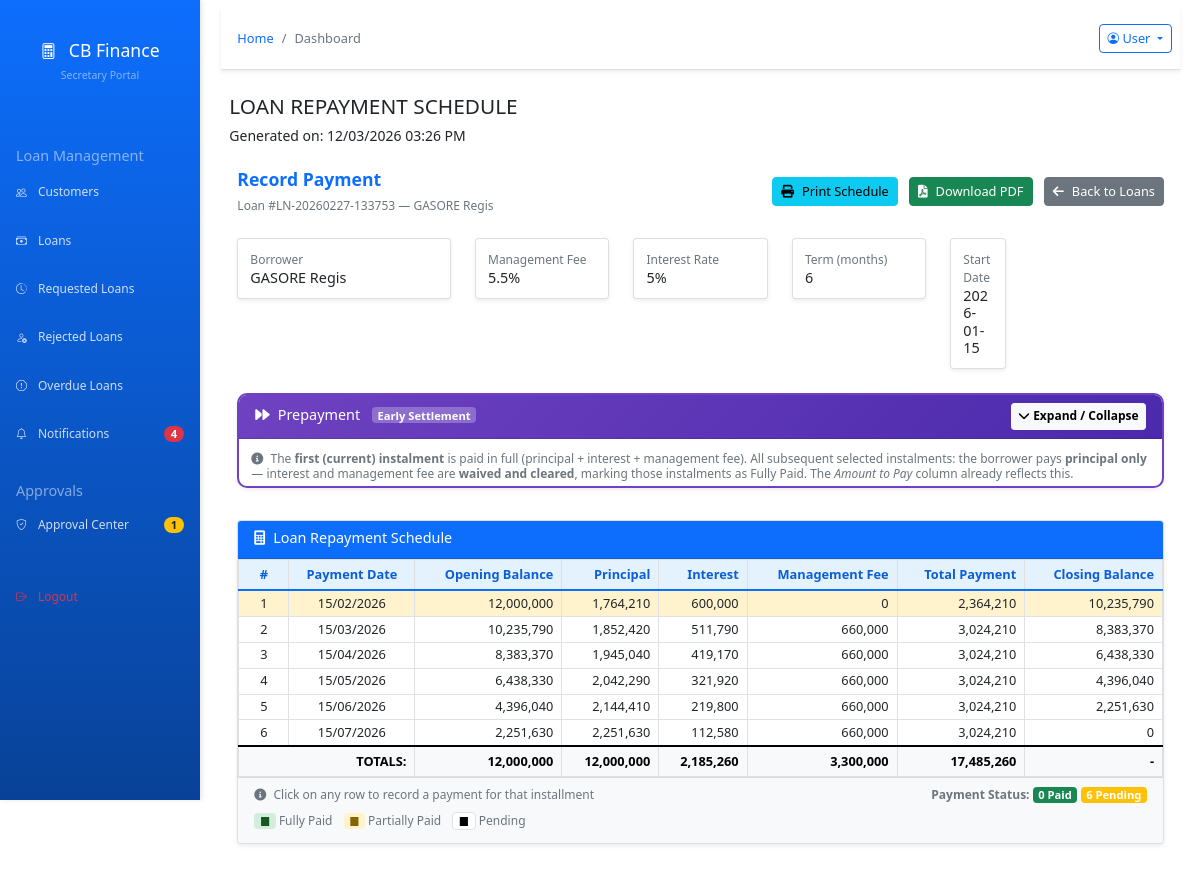
Page /app.cbfinance.rw/index.php?page=recordpayment&loan_id=221 on the earlier database version.
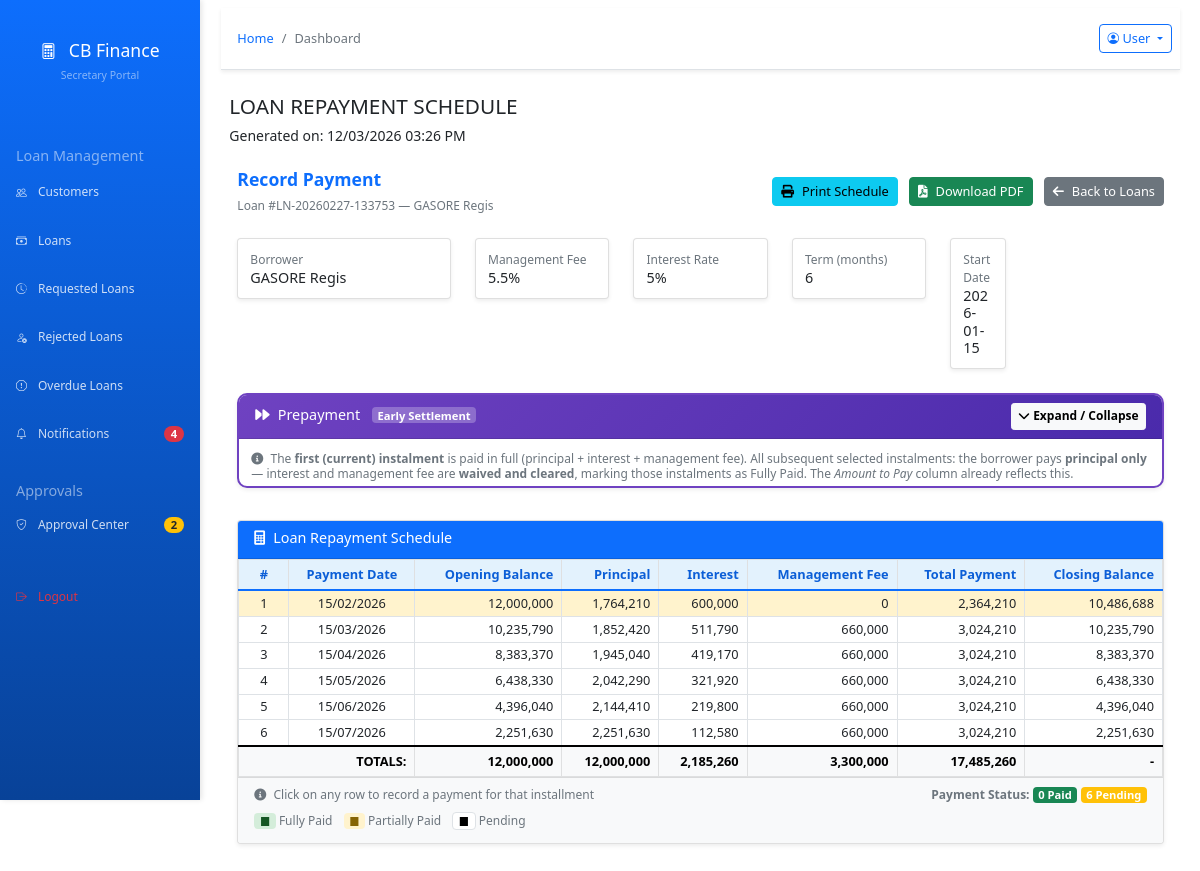
Same page on the later database version.
### tables this page shows
CREATE TABLE `loan_instalments` (
  `instalment_id` int(11) NOT NULL,
  `loan_id` int(11) NOT NULL,
  `loan_number` varchar(50) NOT NULL,
  `instalment_number` int(11) NOT NULL,
  `due_date` date NOT NULL,
  `payment_date` date DEFAULT NULL,
  `opening_balance` decimal(15,2) NOT NULL DEFAULT '0.00' COMMENT 'Principal balance at start of period',
  `closing_balance` decimal(15,2) NOT NULL DEFAULT '0.00' COMMENT 'Principal balance at end of period',
  `principal_amount` decimal(15,2) NOT NULL DEFAULT '0.00' COMMENT 'Principal portion of payment',
  `interest_amount` decimal(15,2) NOT NULL DEFAULT '0.00' COMMENT 'Interest portion of payment',
  `management_fee` decimal(15,2) NOT NULL DEFAULT '0.00' COMMENT 'Management fee for this instalment',
  `total_payment` decimal(15,2) NOT NULL DEFAULT '0.00' COMMENT 'Total payment required (principal + interest + mgmt fee)',
  `paid_amount` decimal(15,2) NOT NULL DEFAULT '0.00' COMMENT 'Amount actually paid',
  `principal_paid` decimal(15,2) NOT NULL DEFAULT '0.00',
  `interest_paid` decimal(15,2) NOT NULL DEFAULT '0.00',
  `management_fee_paid` decimal(15,2) NOT NULL DEFAULT '0.00',
  `balance_remaining` decimal(15,2) NOT NULL DEFAULT '0.00' COMMENT 'Unpaid portion of this instalment',
  `days_overdue` int(11) NOT NULL DEFAULT '0',
  `penalty_amount` decimal(15,2) NOT NULL DEFAULT '0.00',
  `penalty_paid` decimal(15,2) NOT NULL DEFAULT '0.00',
  `status` enum('Pending','Partially Paid','Fully Paid','Overdue') NOT NULL DEFAULT 'Pending',
  `created_by` int(11) NOT NULL,
  `created_at` timestamp NOT NULL DEFAULT CURRENT_TIMESTAMP,
  `updated_at` timestamp NOT NULL DEFAULT CURRENT_TIMESTAMP ON UPDATE CURRENT_TIMESTAMP,
  `overdue_ledger_recorded` tinyint(1) DEFAULT '0',
  `ninety_day_recorded` tinyint(1) DEFAULT '0',
  `monitoring_fee_net` decimal(15,2) DEFAULT '0.00',
  `monitoring_fee_vat` decimal(15,2) DEFAULT '0.00',
  `monitoring_fee_total` decimal(15,2) DEFAULT '0.00',
  `provision_calculated` tinyint(1) DEFAULT '0',
  `provision_amount` decimal(15,2) DEFAULT '0.00',
  `provision_date` date DEFAULT NULL,
  `suspension_recorded` tinyint(1) DEFAULT '0'
);

### app.cbfinance.rw/includes/approval_helper.php (called while the page is built, shortened)
<?php
function countPendingApprovals($conn) {
    $result = $conn->query("SELECT COUNT(*) as cnt FROM pending_approvals WHERE status = 'pending'");
    return (int)($result->fetch_assoc()['cnt'] ?? 0);
}

### app.cbfinance.rw/modules/recordpayment.php (the view, shortened to what the changed rows need)
<?php
$loan_info = [];
$existing_instalments = [];
$loan_id = intval($_GET['loan_id']);
try {
    $conn = getConnection();
    $loan_query = "SELECT lp.*, c.customer_name, c.customer_code
                FROM loan_portfolio lp
                LEFT JOIN customers c ON lp.customer_id = c.customer_id
                WHERE lp.loan_id = ?";
    $loan_stmt = $conn->prepare($loan_query);
    $loan_stmt->bind_param("i", $loan_id);
    $loan_stmt->execute();
    $loan_result = $loan_stmt->get_result();
    $loan_info = $loan_result->fetch_assoc();
    $all_instalments_query = "SELECT
        instalment_id,
        instalment_number,
        due_date,
        opening_balance,
        closing_balance,
        principal_amount,
        interest_amount,
        management_fee,
        total_payment,
        paid_amount,
        principal_paid,
        interest_paid,
        management_fee_paid,
        balance_remaining,
        status,
        days_overdue,
        penalty_amount,
        penalty_paid,
        payment_date
        FROM loan_instalments
        WHERE loan_id = ?
        ORDER BY instalment_number ASC";
    $all_instalments_stmt = $conn->prepare($all_instalments_query);
    $all_instalments_stmt->bind_param("i", $loan_id);
    $all_instalments_stmt->execute();
    $all_instalments_result = $all_instalments_stmt->get_result();
    $existing_instalments = $all_instalments_result->fetch_all(MYSQLI_ASSOC);
}
catch (Exception $e) {
    $error_message = "Error: " . $e->getMessage();
    error_log("record_payment.php critical error: " . $e->getMessage());
}
?>
<!DOCTYPE html>
<html lang="en">
<head>
    <link href="https://cdn.jsdelivr.net/npm/bootstrap@5.1.3/dist/css/bootstrap.min.css" rel="stylesheet">
    <link rel="stylesheet" href="https://cdnjs.cloudflare.com/ajax/libs/font-awesome/6.0.0/css/all.min.css">
</head>
<body>
<div class="print-title">
    <h2>LOAN REPAYMENT SCHEDULE</h2>
</div>
<div class="container-fluid py-4">
    <div class="row mb-4 no-print">
        <div class="col-12">
            <div class="d-flex justify-content-between align-items-center">
                <div>
                    <h2 class="h4 fw-bold text-primary">Record Payment</h2>
                </div>
            </div>
        </div>
    </div>
    <?php if (!empty($existing_instalments)): ?>
    <div class="row" id="payment-schedule">
        <div class="col-12">
            <div class="card">
                <div class="card-body p-0">
                    <div class="table-responsive">
                        <table class="table table-bordered table-hover mb-0">
                            <thead class="table-light">
                                <tr>
                                    <th class="text-center" style="width:50px;">#</th>
                                    <th class="text-center">Payment Date</th>
                                    <th class="text-end">Opening Balance</th>
                                    <th class="text-end">Principal</th>
                                    <th class="text-end">Interest</th>
                                    <th class="text-end">Management Fee</th>
                                    <th class="text-end">Total Payment</th>
                                    <th class="text-end">Closing Balance</th>
                                </tr>
                            </thead>
                            <tbody>
                                <?php foreach ($existing_instalments as $inst):
        $inst_id = $inst['instalment_id'];
        $inst_num = $inst['instalment_number'];
        $due_date = $inst['due_date'];
        $opening_balance = floatval($inst['opening_balance']);
        $principal = floatval($inst['principal_amount']);
        $interest = floatval($inst['interest_amount']);
        $mgmt_fee = floatval($inst['management_fee']);
        $total_payment = floatval($inst['total_payment']);
        $closing_balance = floatval($inst['closing_balance']);
        $paid_amount = floatval($inst['paid_amount']);
        $balance = floatval($inst['balance_remaining']);
        $status = $inst['status'];
        $days_overdue = intval($inst['days_overdue']);
        $penalty_paid_amt = floatval($inst['penalty_paid']);
        $penalties = $days_overdue > 0 ? (($balance * 0.05) / 30) * $days_overdue : 0;
        $final_payment = $balance + $penalties;
        if ($status === 'Fully Paid')
            $row_class = 'status-fully-paid';
        elseif ($status === 'Partially Paid')
            $row_class = 'status-partially-paid';
        else
            $row_class = 'status-pending';
?>
                                <tr class="clickable-row <?php echo $row_class; ?>"
                                    onclick="openCheckoutModal(this)"
                                    data-instalment-id="<?php echo $inst_id; ?>"
                                    data-instalment-number="<?php echo $inst_num; ?>"
                                    data-due-date="<?php echo $due_date; ?>"
                                    data-opening-balance="<?php echo $opening_balance; ?>"
                                    data-principal="<?php echo $principal; ?>"
                                    data-interest="<?php echo $interest; ?>"
                                    data-management-fee="<?php echo $mgmt_fee; ?>"
                                    data-total-payment="<?php echo $total_payment; ?>"
                                    data-closing-balance="<?php echo $closing_balance; ?>"
                                    data-balance="<?php echo $balance; ?>"
                                    data-paid-amount="<?php echo $paid_amount; ?>"
                                    data-days-overdue="<?php echo $days_overdue; ?>"
                                    data-penalties="<?php echo $penalties; ?>"
                                    data-final-payment="<?php echo $final_payment; ?>"
                                    data-penalty-paid="<?php echo $penalty_paid_amt; ?>"
                                    data-status="<?php echo $status; ?>">
                                    <td class="text-center"><?php echo $inst_num; ?></td>
                                    <td class="text-center"><?php echo date('d/m/Y', strtotime($due_date)); ?></td>
                                    <td class="text-end"><?php echo number_format($opening_balance, 0); ?></td>
                                    <td class="text-end"><?php echo number_format($principal, 0); ?></td>
                                    <td class="text-end"><?php echo number_format($interest, 0); ?></td>
                                    <td class="text-end"><?php echo number_format($mgmt_fee, 0); ?></td>
                                    <td class="text-end"><?php echo number_format($total_payment, 0); ?></td>
                                    <td class="text-end"><?php echo number_format($closing_balance, 0); ?></td>
                                </tr>
                                <?php
    endforeach; ?>
                            </tbody>
                            <tfoot class="table-light">
                                <tr>
                                    <th colspan="2" class="text-end">TOTALS:</th>
                                    <th class="text-end"><?php echo number_format($loan_info['total_disbursed'] ?? $loan_info['loan_amount'] ?? 0, 0); ?></th>
                                    <th class="text-end"><?php echo number_format(array_sum(array_column($existing_instalments, 'principal_amount')), 0); ?></th>
                                    <th class="text-end"><?php echo number_format(array_sum(array_column($existing_instalments, 'interest_amount')), 0); ?></th>
                                    <th class="text-end"><?php echo number_format(array_sum(array_column($existing_instalments, 'management_fee')), 0); ?></th>
                                    <th class="text-end"><?php echo number_format(array_sum(array_column($existing_instalments, 'total_payment')), 0); ?></th>
                                    <th class="text-end">-</th>
                                </tr>
                            </tfoot>
                        </table>
                    </div>
                </div>
            </div>
        </div>
    </div>
    <?php
endif; ?>
</div>
</body>
</html>

### app.cbfinance.rw/includes/sidebar.php (shortened to what the changed rows need)
<?php
$current_page = isset($_GET['page']) ? $_GET['page'] : 'dashboard';
$user_role = $_SESSION['role'] ?? 'Secretary';
require_once __DIR__ . '/approval_helper.php';
?>
<nav id="sidebar" class="col-md-3 col-lg-2 d-md-block bg-primary sidebar">
    <div class="position-sticky pt-3">
        <ul class="nav flex-column">
            <?php if (strtolower($user_role) !== 'developer'):
                $approval_conn = getConnection();
                $pending_approvals_count = $approval_conn ? countPendingApprovals($approval_conn) : 0;
                ?>
                <li class="nav-item">
                    <a class="nav-link d-flex align-items-center justify-content-between <?php echo $current_page == 'approvals' ? 'active' : ''; ?>" href="?page=approvals">
                        <span><i class="bi bi-shield-check me-2"></i> Approval Center</span>
                        <?php if ($pending_approvals_count > 0): ?>
                            <span class="badge rounded-pill bg-warning text-dark" style="font-size:.68rem;min-width:20px;padding:3px 7px;">
                                <?php echo $pending_approvals_count; ?>
                            </span>
                        <?php endif; ?>
                    </a>
                </li>
            <?php endif; ?>
        </ul>
    </div>
</nav>

Differences in the rows shown:
changed loan_instalments (number 1 of 6 on the later page): closing_balance "10,235,790" → "10,486,688"
changed loan_instalments (number 2 of 6 on the later page): closing_balance "8,383,370" → "10,235,790"
changed loan_instalments (number 3 of 6 on the later page): closing_balance "6,438,330" → "8,383,370"
changed loan_instalments (number 4 of 6 on the later page): closing_balance "4,396,040" → "6,438,330"
changed loan_instalments (number 5 of 6 on the later page): closing_balance "2,251,630" → "4,396,040"
changed loan_instalments (number 6 of 6 on the later page): closing_balance "0" → "2,251,630"
Other differences:
$pending_approvals_count: "1" → "2"
